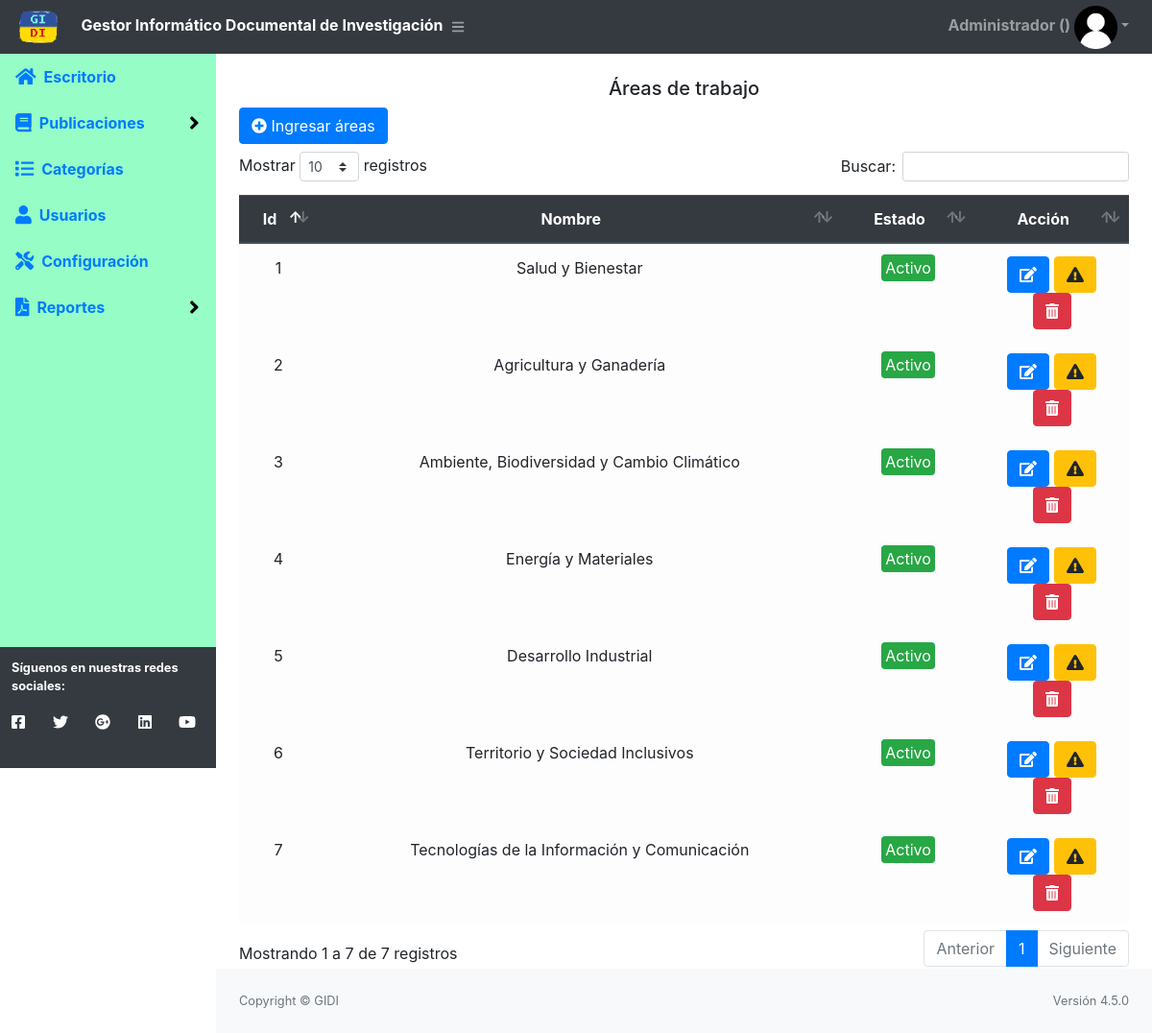
The app's page /editorial (signed in) with its own data.
### tables this page shows
CREATE TABLE IF NOT EXISTS `editorial` (
  `id` int(11) NOT NULL AUTO_INCREMENT,
  `editorial` varchar(150) NOT NULL,
  `estado` int(11) NOT NULL DEFAULT '1',
  PRIMARY KEY (`id`)
);

### Libraries/Core/Views.php (called while the page is built)
<?php
class Views{
    function getView($controller, $view, $data="", $alert="", $config = "", $cliente = "")
    {
        $controller = get_class($controller);
        if ($controller == "home") {
            $view = "Views/".$view.".php";
        }else{
            $view = "Views/" . $controller . "/" . $view . ".php";
        }
        require_once($view);
    }
}
?>

### Controller/editorial.php (called while the page is built, shortened)
<?php
class editorial extends Controllers
{
    public function editorial()
    {
        $data = $this->model->selectEditorial();
        $this->views->getView($this, "listar", $data);
    }
}
?>

### index.php (called while the page is built, shortened)
<?php
require_once("Helpers/Helpers.php");
require_once("Libraries/Core/Load.php");
?>

### Libraries/Core/Mysql.php (called while the page is built, shortened)
<?php
class Mysql extends Conexion{
    private $conexion;
    function __construct()
    {
        $this->conexion = new Conexion();
        $this->conexion = $this->conexion->conect();
    }
    public function select_all(string $query){
        $this->strquery = $query;
        $result = $this->conexion->prepare($this->strquery);
        $result->execute();
        $data = $result->fetchall(PDO::FETCH_ASSOC);
        return $data;
    }
}
?>

### Libraries/Core/Conexion.php (called while the page is built)
<?php
class Conexion{
    private $conect;
    public function __construct()
    {
      $conexion = "mysql:host=".HOST.";dbname=".BD.";.CHARSET.";
      try {
          $this->conect = new PDO($conexion, DB_USER, PASS);
          $this->conect->setAttribute(PDO::ATTR_ERRMODE, PDO::ERRMODE_EXCEPTION);
      } catch (PDOException $e) {
          $this->conect = "Error en la conexion";
          echo "Error: " . $e->getMessage();
      }
    }
    public function conect()
    {
        return $this->conect;
    }
}
?>

### Models/editorialModel.php (called while the page is built, shortened)
<?php
class editorialModel extends Mysql{
    public function selectEditorial()
    {
        $sql = "SELECT * FROM editorial";
        $res = $this->select_all($sql);
        return $res;
    }
}
?>

### Helpers/Helpers.php (called while the page is built, shortened)
<?php
function base_url()
{
    return BASE_URL;
}
?>

### Views/editorial/listar.php (the view, shortened to what this page needs)
<head>
</head>
<div id="layoutSidenav_content">
    <main>
        <div class="container-fluid">
            <h5 class="text-center"><br>Áreas de trabajo</h5>
            <div class="row">
                <div class="col-lg-12">
                    <button class="btn btn-primary mb-2" type="button" data-toggle="modal" data-target="#nuevoEditorial"><i class="fas fa-plus-circle"></i> Ingresar áreas</button>
                    <div class="table-responsive">
                        <table class="table table-light mt-4" id="table">
                            <thead class="thead-dark">
                                <tr>
                                    <th><center>Id</center></th>
                                    <th><center>Nombre</center></th>
                                    <th><center>Estado</center></th>
                                    <th><center>Acción</center></th>
                                </tr>
                            </thead>
                            <tbody>
                                <?php foreach ($data as $editorial) {
                                    if ($editorial['estado'] == 1) {
                                        $estado = '<span class="badge-success p-1 rounded">Activo</span>';
                                    } else {
                                        $estado = '<span class="badge-danger p-1 rounded">Inactivo</span>';
                                    }
                                ?>
                                    <tr>
                                        <td><center><?php echo $editorial['id']; ?></center></td>
                                        <td><center><?php echo $editorial['editorial']; ?></center></td>
                                        <td><center><?php echo $estado; ?></center></td>
                                        <td><center>
                                            <a class="btn btn-primary" href="<?php echo base_url() ?>editorial/editar?id=<?php echo $editorial['id']; ?>"><i class="fas fa-edit"></i></a>
                                            <?php if ($_SESSION['rol'] == 1) { ?>
                                            <?php if ($editorial['estado'] == 1) { ?>
                                                <form method="post" action="<?php echo base_url() ?>editorial/eliminar" class="d-inline eliminar">
                                                    <button class="btn btn-warning" type="submit"><i class="fas fa-exclamation-triangle"></i></button>
                                                </form>
                                            <?php } ?>
                                            <?php } ?>
                                            <form method="get" action="<?php echo base_url(); ?>editorial/eliminar1" class="d-inline eliminar1">
                                                <button class="btn btn-danger" type="submit"><i class="fas fa-trash-alt"></i></button>
                                            </form>
                                            </center>
                                        </td>
                                    </tr>
                                <?php } ?>
                            </tbody>
                        </table>
                    </div>
                </div>
            </div>
        </div>
    </main>

### records on screen
editorial: id "1", editorial "Salud y Bienestar", estado "Activo"
editorial: id "2", editorial "Agricultura y Ganadería", estado "Activo"
editorial: id "3", editorial "Ambiente, Biodiversidad y Cambio Climático", estado "Activo"
editorial: id "4", editorial "Energía y Materiales", estado "Activo"
editorial: id "5", editorial "Desarrollo Industrial", estado "Activo"
editorial: id "6", editorial "Territorio y Sociedad Inclusivos", estado "Activo"
editorial: id "7", editorial "Tecnologías de la Información y Comunicación", estado "Activo"

### other values on screen
$_SESSION['nombre'] "Administrador"
